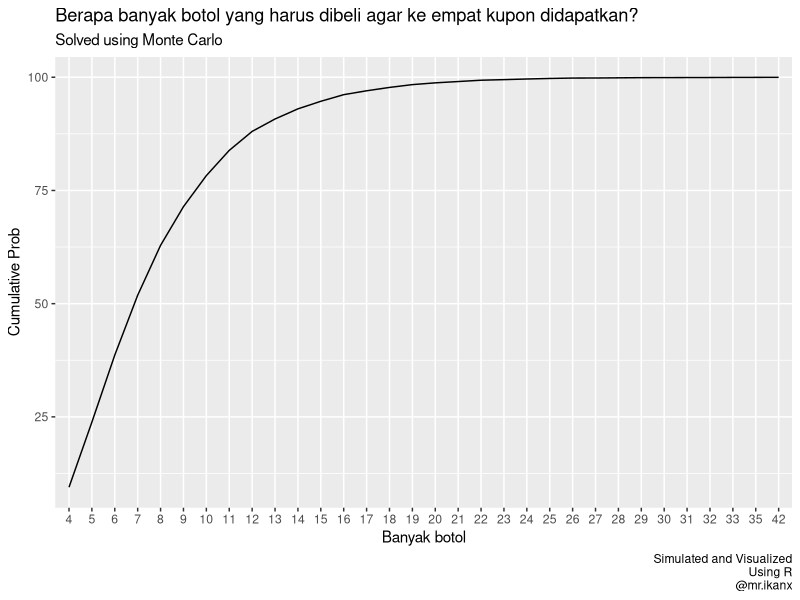
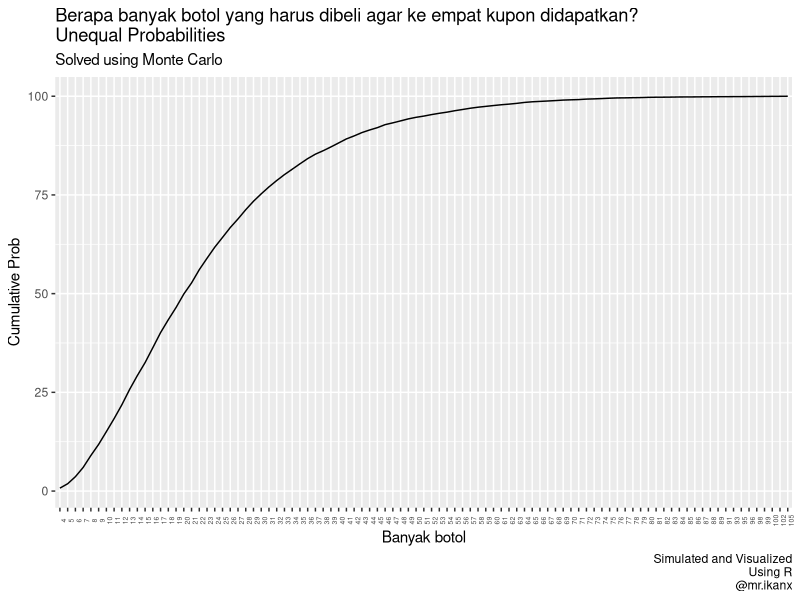

Write R code to recreate these figures, in order.
## ---- chunk 1
knitr::opts_chunk$set(echo = TRUE)

setwd("/cloud/project/Bukan Infografis/puzzles/Coupon Collector")
rm(list=ls())
library(dplyr)
library(ggplot2)
## ---- chunk 2
# Coupon collector's problem
# Misal harus dapet tutup botol lengkap A-B-C-D
# Equal probabilities

tutup_botol = function(){
  sample(c(1:4),1,replace = T)
}

beli_botol = function(){
  punya = c()
  while(length(unique(punya))<4){
    punya = c(punya,tutup_botol())
  }
  length(punya)
}

iter = 9000 #mau berapa x iterasi?
berapa_x_transaksi = replicate(iter,beli_botol())

mean(berapa_x_transaksi)
## ---- chunk 3
data.frame(id = c(1:length(berapa_x_transaksi)),berapa_x_transaksi) %>% 
  group_by(berapa_x_transaksi) %>% summarise(freq = n(),
                                             persen = freq/iter,
                                             persen = round(persen*100,2)) %>%
  ungroup() %>%
  select(berapa_x_transaksi,persen) %>%
  ggplot(aes(x = as.factor(berapa_x_transaksi),y = cumsum(persen))) + 
  geom_line(group=1) +
  labs(title = 'Berapa banyak botol yang harus dibeli agar ke empat kupon didapatkan?',
       subtitle = 'Solved using Monte Carlo',
       caption = 'Simulated and Visualized\nUsing R\n@mr.ikanx',
       x = 'Banyak botol',
       y = 'Cumulative Prob')
## ---- chunk 4
# Coupon collector's problem
# Misal harus dapet tutup botol lengkap A-B-C-D
# Not Equal probabilities
rm(list=ls())

tutup_botol = function(){
  sample(c(1,1,1,1,1,1,1,1,1,1:4),1,replace = T)
}

beli_botol = function(){
  punya = c()
  while(length(unique(punya))<4){
    punya = c(punya,tutup_botol())
  }
  length(punya)
}

iter = 9000 #mau berapa x iterasi?
berapa_x_transaksi = replicate(iter,beli_botol())

mean(berapa_x_transaksi)

data.frame(id = c(1:length(berapa_x_transaksi)),berapa_x_transaksi) %>% 
  group_by(berapa_x_transaksi) %>% summarise(freq = n(),
                                             persen = freq/iter,
                                             persen = round(persen*100,2)) %>%
  ungroup() %>%
  select(berapa_x_transaksi,persen) %>%
  ggplot(aes(x = as.factor(berapa_x_transaksi),y = cumsum(persen))) + 
  geom_line(group=1) +
  labs(title = 'Berapa banyak botol yang harus dibeli agar ke empat kupon didapatkan?\nUnequal Probabilities',
       subtitle = 'Solved using Monte Carlo',
       caption = 'Simulated and Visualized\nUsing R\n@mr.ikanx',
       x = 'Banyak botol',
       y = 'Cumulative Prob') +
  theme(axis.text.x = element_text(angle=90,size=5))
